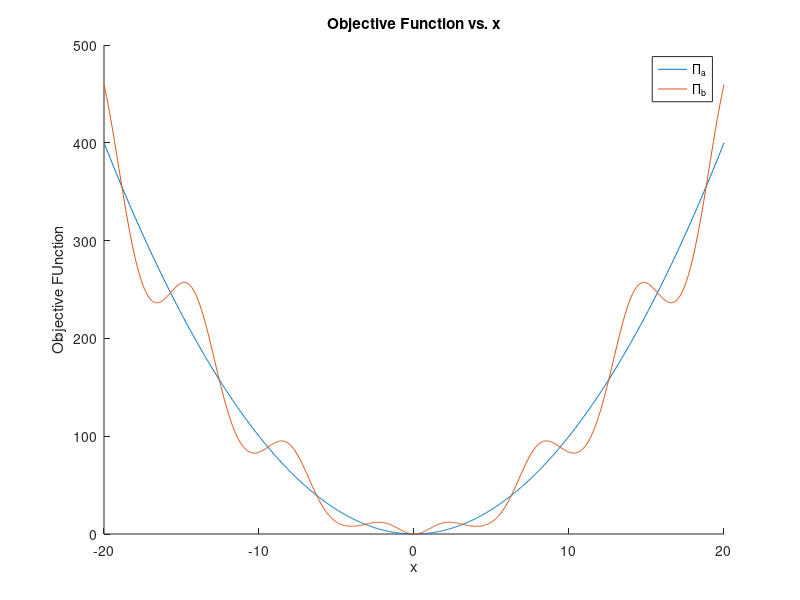

Reproduce this figure in MATLAB. (Note: this script raises an error after producing the figure.)
%% Assignment 1
% Dylan Callaway
% Fall 2019
% E150

%% Netwon's Method
%% 1
clear; clc;

x = linspace(-20, 20, 1000);
pi_a = x.^2;
pi_b = (x + (pi./2).*sin(x)).^2;

figure;
hold on
plot(x, pi_a)
plot(x, pi_b)
title('Objective Function vs. x')
xlabel('x')
ylabel('Objective FUnction')
legend('\Pi_a', '\Pi_b')
hold off

%% 2
%% 3
%% 4
%% 5

% In file called myNewton.m

%% 6
close all
clear
clc

syms x

pi_a = x^2;
pi_b = (x + (pi/2)*sin(x))^2;

f_a = gradient(pi_a)
f_b = gradient(pi_b)
df_a = hessian(pi_a)
df_b = hessian(pi_b)

pi_a = matlabFunction(pi_a, 'Vars', x);
pi_b = matlabFunction(pi_b, 'Vars', x);
f_a = matlabFunction(f_a, 'Vars', x);
f_b = matlabFunction(f_b, 'Vars', x);
df_a = matlabFunction(df_a, 'Vars', x);
df_b = matlabFunction(df_b, 'Vars', x);

%% 7
k = [-1, 0, 1];
x0s = 2.*10.^k;
TOL = 10^-8;
maxit = 20;
sol_a = [];
sol_b = [];

subplot(2, 2, 1)
for x0 = x0s
    [sol, its, hist] = myNewton(f_a, df_a, x0, TOL, maxit);
    sol_a = [sol_a, sol];
    hold on
    plot(0:length(hist)-1,pi_a(hist))
end
title('\Pi_a vs. Iteration for x0 = [.2, 2, 20]')
xlabel('Iteration')
ylabel('\Pi_a')
legend('x0 = .2', 'x0 = 2', 'x0 = 20')
grid on
ylim([-50, pi_a(25)])
hold off

subplot(2, 2, 2)
for x0 = x0s
    [sol, its, hist] = myNewton(f_b, df_b, x0, TOL, maxit);
    sol_b = [sol_b, sol];
    hold on
    plot(0:length(hist)-1,pi_b(hist))
end
title('\Pi_b vs. Iteration for x0 = [.2, 2, 20]')
xlabel('Iteration')
ylabel('\Pi_b')
legend('x0 = .2', 'x0 = 2', 'x0 = 20')
grid on
ylim([-50, pi_b(25)])
hold off

vals = linspace(-25, 25, 1000);

subplot(2, 2, 3)
hold on
plot(vals, pi_a(vals))
plot(sol_a, pi_a(sol_a), 'ro')
plot(x0s, pi_a(x0s), 'gx')
ylim([-50, pi_a(25)])
grid on
legend('\Pi_a', 'sol', 'x0')
title("\Pi_a with Newtonian Minimums and Initial Guesses")
xlabel("x")
ylabel("\Pi_a")
hold off

subplot(2, 2, 4)
hold on
plot(vals, pi_b(vals))
plot(sol_b, pi_b(sol_b), 'ro')
plot(x0s, pi_b(x0s), 'gx')
ylim([-50, pi_b(25)])
grid on
legend('\Pi_b', 'sol', 'x0')
title("\Pi_b with Newtonian Minimums and Initial Guesses")
xlabel("x")
ylabel("\Pi_b")
hold off

% From graph 1 (Pi_a) you can see that Newton's method converged to 0
% for all x0. Graph 2 (Pi_b) shows that the solution changes depending on
% x0. This is due to there being local extrema throughout Pi_b.
% This can further be seen in graphs 3 and 4, where the solution for
% Pi_a is always 0, even as x0 moves away rom the global extrema, while Pi_b's
% solution is always the extrema nearest the initial guess. Pi_a also converges in 2
% iterations regardless of x0, while Pi_b takes 4 or 5 iterations to
% converge to the nearest local extrema.

%% 8
close all
clc

% Newton's method will find the global minimum of Pi_a for all x0.

% My intuition tells me that x0 would need to be between the zeros of H
% around the global min of Pi_b...but this does not prove to be true when I
% use myNetwon on Pi_b.

test_x0 = linspace(-2, 2, 1000);
solns = []
for x0 = test_x0
    [sol, its, hist] = myNewton(f_b, df_b, x0, TOL, maxit);
    solns = [solns, sol<10^-8 && sol>-10^-8];
end

figure
hold on
plot(test_x0, pi_b(test_x0))
plot(test_x0,solns)
title("\Pi_a vs x with x0 convrgence region")
xlabel("x")
ylabel("\Pi_a")
legend("\Pi_a", "Convergence (1=Converged to 0)")
hold off

% From this plot you can see that sol converges to zero for x0 = [-.75, .75].

% This means x would need at least 1 point in [-.75, .75]. This is
% accomplished with
ng = 32

%% 9
close all
clc

syms x y z

pi_bx = (x + (pi/2)*sin(x))^2;
pi_by = (y + (pi/2)*sin(y))^2;
pi_bz = (z + (pi/2)*sin(z))^2;

pi_b2 = pi_bx + pi_by;
pi_b3 = pi_bx + pi_by + pi_bz;


f_b2 = gradient(pi_b2, [x, y])
df_b2 = hessian(pi_b2, [x, y])
f_b3 = gradient(pi_b3, [x, y, z])
df_b3 = hessian(pi_b3, [x, y, z])

pi_b2 = matlabFunction(pi_b2, 'Vars', [x, y]);
pi_b3 = matlabFunction(pi_b3, 'Vars', [x, y, z]);
f_b2 = matlabFunction(f_b2, 'Vars', [x, y]);
df_b2 = matlabFunction(df_b2, 'Vars', [x, y]);
f_b3 = matlabFunction(f_b3, 'Vars', [x, y, z]);
df_b3 = matlabFunction(df_b3, 'Vars', [x, y, z]);

%% 10
clc

x = linspace(-20, 20, ng);
y = x; z = x;

% 1D
time_sum = 0;
run_nums = 100;
min_val = Inf;

for run = 1:run_nums
    min_val = Inf;
    tic
    for i = x
        val = pi_b(i);
        if val<min_val
            min_val = val;
        end
    end
    time_sum = toc + time_sum;
end
time_avg1 = time_sum/run_nums

% 2D
time_sum = 0;
min_val = Inf;

for run = 1:run_nums
    min_val = Inf;
    tic
    for i = x
        for j = y
            val = pi_b2(i, j);
            if val<min_val
                min_val = val;
            end
        end
    end
    time_sum = toc + time_sum;
end
time_avg2 = time_sum/run_nums

% 3D
time_sum = 0;
min_val = Inf;

for run = 1:run_nums
    min_val = Inf;
    tic
    for i = x
        for j = y
            for k = z
                val = pi_b3(i, j, k);
                if val<min_val
                    min_val = val;
                end
            end
        end
    end
    time_sum = toc + time_sum;
end
time_avg3 = time_sum/run_nums

num_vars = [1, 2, 3];
times = [time_avg1, time_avg2, time_avg3];

quad_fit = polyfit(num_vars, times, 2);

% Based on 1D, 2D, and 3D optimization, 15D optimization would take
% approximately this long:
time_avg15 = polyval(quad_fit, 15)

% Changing ng from 32 to 100 increased the 3D run time to .1505s, and the 15D run time to 13.5s.

%% Genetic Algorithm
%% 1
close all
clc

[PI, Orig, Lambda] = myGenetic(pi_b, [-20, 20], 12, 10^-6, 100, 50, 1);
subplot(1, 2, 1)
loglog(PI(:,1))
title('\Pi_b Cost vs. Iteration')
xlabel('Iteration (#)')
ylabel('\Pi_b Cost')
subplot(1, 2, 2)
parent_cost = PI(:,1:12);
avg_parent_cost = mean(parent_cost, 2);
loglog(avg_parent_cost)
title('\Pi_b Average Parent Cost vs. Iteration')
xlabel('Iteration (#)')
ylabel('\Pi_b Average Parent Cost')

%% 2
close all
clc

parents = [0, 6, 12];
GA_Times = [];
GA_Failures = [];

for parent = parents
    parent
    time_sum1 = 0;
    time_sum2 = 0;
    time_sum3 = 0;
    
    for i = 1:100
        tic;
        [PI, Orig, Lambda] = myGenetic(pi_b, [-20, 20], parent, 10^-1, 100, 50, 1);
        [sol, its, hist] = myNewton(f_b, df_b, Lambda(1,:), 10^-6, 20);
        time_sum1 = time_sum1 + toc;
        success1(i) = pi_b(sol) < 10^-6;
        
        tic;
        [PI, Orig, Lambda] = myGenetic(pi_b2, [-20, 20], parent, 10^-1, 100, 50, 2);
        [sol, its, hist] = myNewton(f_b2, df_b2, Lambda(1,:), 10^-6, 20);
        time_sum2 = time_sum2 + toc;
        func_vals = num2cell(sol);
        success2(i) = pi_b2(func_vals{:}) < 10^-6;
        
        tic;
        [PI, Orig, Lambda] = myGenetic(pi_b3, [-20, 20], parent, 10^-1, 100, 50, 3);
        [sol, its, hist] = myNewton(f_b3, df_b3, Lambda(1,:), 10^-6, 20);
        time_sum3 = time_sum3 + toc;
        func_vals = num2cell(sol);
        success3(i) = pi_b3(func_vals{:}) < 10^-6;
    end
    
    avg1 = time_sum1/100;
    avg2 = time_sum2/100;
    avg3 = time_sum3/100;
    
    GA_Times = [GA_Times; avg1, avg2, avg3]; % Rows are each number of parents, columns are pi_b, pi_b2, pi_b3
    fail1 = (100-sum(success1))/100;
    fail2 = (100-sum(success2))/100;
    fail3 = (100-sum(success3))/100;
    GA_Failures = [GA_Failures; fail1, fail2, fail3]; % Same as times
end
GA_Times
GA_Failures

%% 3
close all
clc

GA_Times_trans = mean(GA_Times, 1)';
figure
hold on
plot(GA_Times_trans)
plot(times)
title('Average GA Time and Grid Search Time vs. Number of Variables')
xlabel('Number of Variables (#)')
ylabel('Search Time (s)')
legend('GA Times', 'Grid Search Times')
hold off

%% 4
close all
clc

% The case with zero parents represents random guesses on the interval. It
% does not perform well because it is essentially a poorly organized grid
% search, with no way to keep memory of the good guesses.

%% 5

% There are effectively 2 metrics by which these algorithms can be
% compared across. Speed (time to find a solution) and robustness (how likely that solution is to be the right one).

% Grid search can find a solution quickly at the cost of robustness, as
% shown in #10 of the Newton's method section. If ng were increased such
% that each point in the grid had only 0.0001 between the next, it would
% take a very long time to run, but would be able to find the minimum
% within 0.00005.

% Newton's method can be extremely fast and robust, converging quickly to
% the correct minimum as long as some information about the function is
% known beforehand (the approximate location of the global minimum).
% However, if this information is not known, Newton's method can be
% extremely unreliable due to it getting "stuck" on local extrema.

% The genetic algorithm is a good balance between speed and robustness. It
% can converge as quickly as Newton's, but does not get stuck on
% local extrema due to the randomness of its initial guesses (like in a
% grid search). However, it does not evaluate every guess, like a grid
% search does, as it maintains some memory/information about previous
% guesses, like Newton's method does by utilizing the Gradient and Hessian.

% Furtheremore, some of these methods have limitations on the types of
% functions that they can be used on. In particular, Newton's method requires that the
% function be twice differentiable for the variables of interest. The other
% two methods can be used on any function or set of dependent data.

